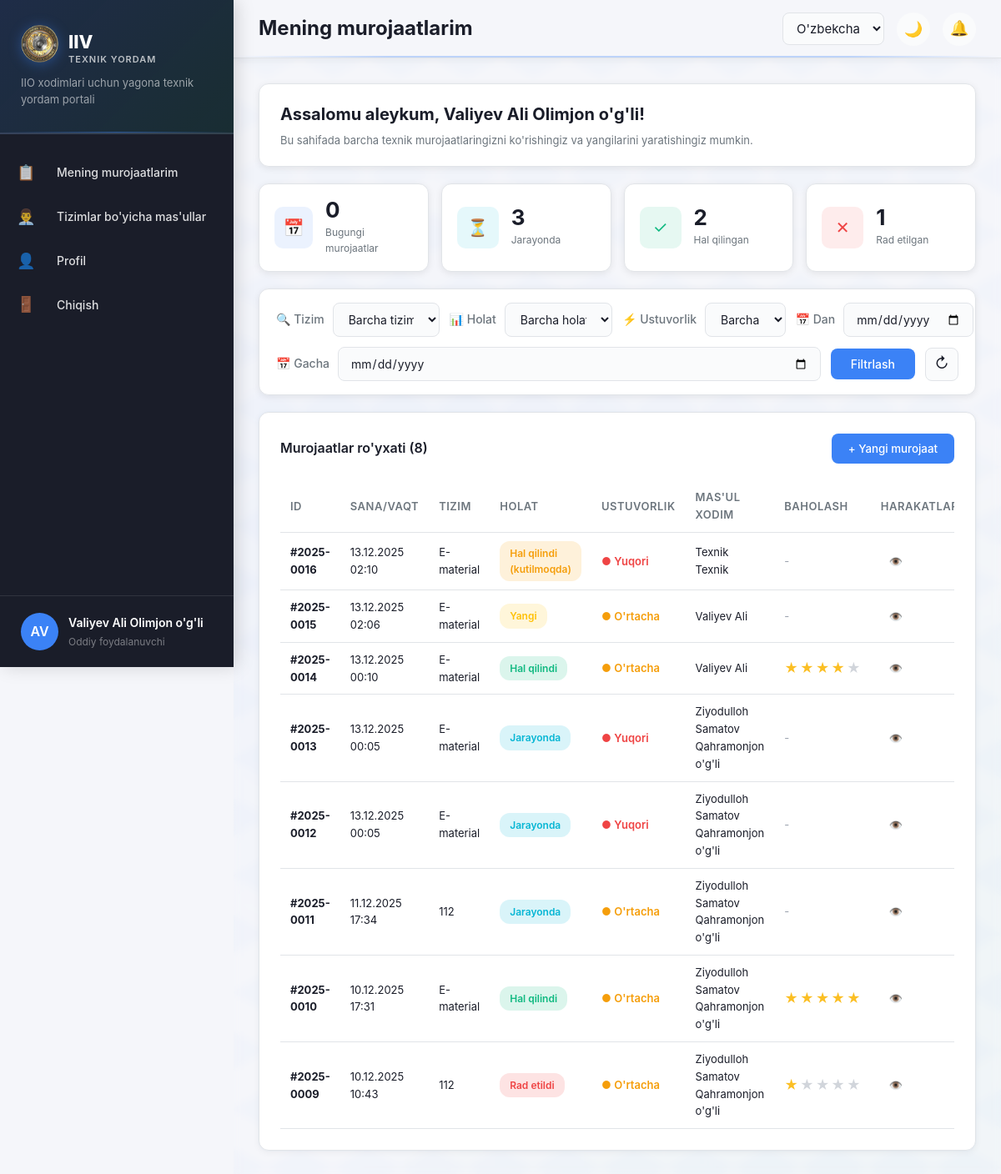
/tickets/ (signed in), run on an earlier commit of the app's database.
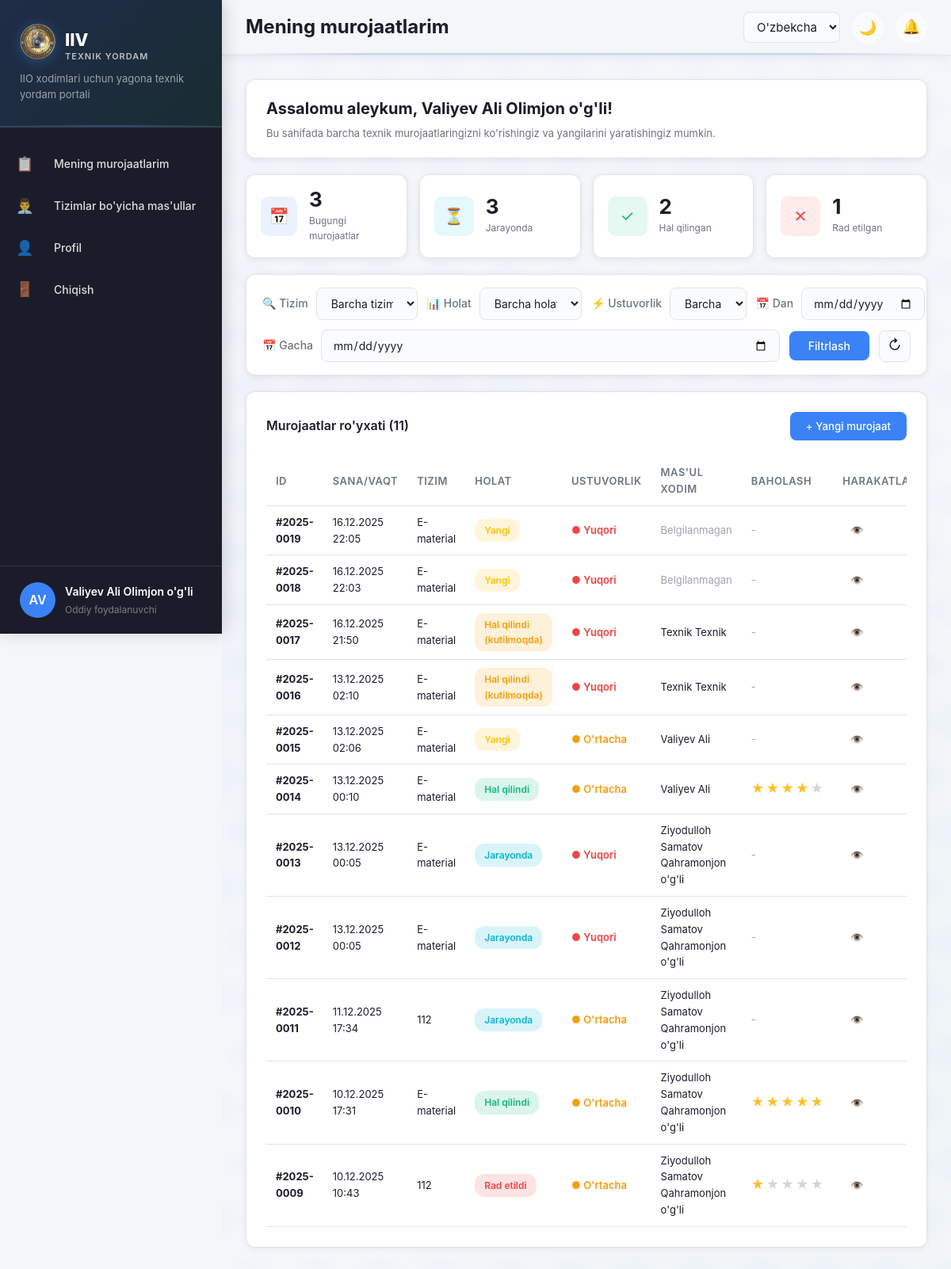
And on a later commit of the database.
### tickets/models.py (models this page shows, shortened)
class Ticket(models.Model):
    PRIORITY_CHOICES = [
        ('low', _('Oddiy')),
        ('medium', _("O'rtacha")),
        ('high', _('Yuqori')),
    ]
    STATUS_CHOICES = [
        ('new', _('Yangi')),
        ('in_progress', _('Jarayonda')),
        ('pending_approval', _('Hal qilindi (kutilmoqda)')),
        ('resolved', _('Hal qilindi')),
        ('rejected', _('Rad etildi')),
        ('reopened', _('Qayta ochildi')),
    ]
    user = models.ForeignKey(
        User,
        on_delete=models.CASCADE,
        related_name='tickets',
        verbose_name=_("Foydalanuvchi")
    )
    system = models.ForeignKey(
        System,
        on_delete=models.CASCADE,
        related_name='tickets',
        verbose_name=_("Tizim")
    )
    region = models.ForeignKey(
        Region,
        on_delete=models.CASCADE,
        related_name='tickets',
        verbose_name=_("Viloyat")
    )
    priority = models.CharField(
        max_length=10,
        choices=PRIORITY_CHOICES,
        default='medium',
        verbose_name=_("Ustuvorlik")
    )
    status = models.CharField(
        max_length=20,
        choices=STATUS_CHOICES,
        default='new',
        verbose_name=_("Holat")
    )
    description = models.TextField(verbose_name=_("Muammo ta'rifi"))
    attachment = models.FileField(
        upload_to='tickets/attachments/',
        blank=True,
        null=True,
        verbose_name=_("Fayl biriktirma")
    )
    assigned_to = models.ForeignKey(
        User,
        on_delete=models.SET_NULL,
        null=True,
        blank=True,
        related_name='assigned_tickets',
        verbose_name=_("Mas'ul xodim")
    )
    rating = models.IntegerField(
        null=True,
        blank=True,
        choices=[(i, str(i)) for i in range(1, 6)],
        verbose_name=_("Baholash")
    )
    rating_comment = models.TextField(
        blank=True,
        verbose_name=_("Baholash izohi")
    )
    assignment_type = models.CharField(
        max_length=20,
        choices=[
            ('auto', _('Avtomatik')),      # Sistem biriktirdi
            ('self', _("O'zi oldi")),      # Texnik o'zi oldi
            ('admin', _('Admin biriktirdi')) # Admin biriktirdi
        ],
        default='auto',
        verbose_name=_("Biriktirilish turi"),
        blank=True
    )
    created_at = models.DateTimeField(auto_now_add=True, verbose_name=_("Yaratilgan"))
    updated_at = models.DateTimeField(auto_now=True, verbose_name=_("O'zgartirilgan"))
    resolved_at = models.DateTimeField(null=True, blank=True, verbose_name=_("Hal qilingan vaqt"))
    class Meta:
        verbose_name = _("Murojaat")
        verbose_name_plural = _("Murojaatlar")
        ordering = ['-created_at']
    def get_ticket_number(self):
        year = self.created_at.year
        return f"#{year}-{self.pk:04d}"

### systems/models.py (models this page shows)
class System(models.Model):
    name = models.CharField(max_length=200, unique=True, verbose_name=_("Tizim nomi"))
    description = models.TextField(blank=True, verbose_name=_("Ta'rif"))
    is_active = models.BooleanField(default=True, verbose_name=_("Faol"))
    created_at = models.DateTimeField(auto_now_add=True, verbose_name=_("Yaratilgan"))
    class Meta:
        verbose_name = _("Tizim")
        verbose_name_plural = _("Tizimlar")
        ordering = ['name']
    def __str__(self):
        return self.name

### accounts/models.py (models this page shows, shortened)
class User(AbstractUser):
    ROLE_CHOICES = [
        ('user', _('Oddiy foydalanuvchi')),
        ('technician', _('Texnik xodim')),
        ('admin', _('Admin')),
        ('superadmin', _('Bosh admin')),
    ]
    LANGUAGE_CHOICES = [
        ('uz', _("O'zbekcha (Lotin)")),
        ('uz-cy', _("Ўзбекча (Кирилл)")),
        ('ru', _('Русский')),
    ]
    last_name = models.CharField(max_length=150, verbose_name=_("Familiya"))
    first_name = models.CharField(max_length=150, verbose_name=_("Ism"))
    middle_name = models.CharField(max_length=150, blank=True, verbose_name=_("Sharif"))
    region = models.ForeignKey(
        Region,
        on_delete=models.SET_NULL,
        null=True,
        blank=True,
        verbose_name=_("Viloyat")
    )
    department = models.ForeignKey(
        Department,
        on_delete=models.SET_NULL,
        null=True,
        blank=True,
        verbose_name=_("Hududiy bo'lim")
    )
    position = models.CharField(max_length=200, blank=True, verbose_name=_("Lavozim"))
    phone = models.CharField(max_length=20, blank=True, verbose_name=_("Telefon"))
    role = models.CharField(
        max_length=20,
        choices=ROLE_CHOICES,
        default='user',
        verbose_name=_("Rol")
    )
    language = models.CharField(
        max_length=10,
        choices=LANGUAGE_CHOICES,
        default='uz',
        verbose_name=_("Til")
    )
    avatar = models.ImageField(
        upload_to='avatars/',
        blank=True,
        null=True,
        verbose_name=_("Avatar")
    )
    is_active = models.BooleanField(default=True, verbose_name=_("Aktiv"))
    created_at = models.DateTimeField(auto_now_add=True, verbose_name=_("Yaratilgan"))
    updated_at = models.DateTimeField(auto_now=True, verbose_name=_("O'zgartirilgan"))
    class Meta:
        verbose_name = _("Foydalanuvchi")
        verbose_name_plural = _("Foydalanuvchilar")
        ordering = ['-created_at']
    def get_full_name(self):
        parts = [self.last_name, self.first_name]
        if self.middle_name:
            parts.append(self.middle_name)
        return ' '.join(parts)
    def is_technician(self):
        return self.role == 'technician'
    def is_admin(self):
        return self.role in ['admin', 'superadmin']
    def is_superadmin(self):
        return self.role == 'superadmin'

### tickets/views.py (the view)
# urls.py: path('', views.reports_dashboard, name='dashboard'),
@login_required
def dashboard(request):
    user = request.user
    if user.is_technician() and not user.is_admin():
        return redirect('tickets:technician_tickets')
    elif user.is_admin():
        return redirect('tickets:admin_dashboard')
    tickets = Ticket.objects.filter(user=user)
    stats = {
        'today': tickets.filter(created_at__date=timezone.now().date()).count(),
        'in_progress': tickets.filter(status='in_progress').count(),
        'resolved': tickets.filter(status='resolved').count(),
        'rejected': tickets.filter(status='rejected').count(),
    }
    filter_form = TicketFilterForm(request.GET)
    if filter_form.is_valid():
        if filter_form.cleaned_data.get('system'):
            tickets = tickets.filter(system=filter_form.cleaned_data['system'])
        if filter_form.cleaned_data.get('status'):
            tickets = tickets.filter(status=filter_form.cleaned_data['status'])
        if filter_form.cleaned_data.get('priority'):
            tickets = tickets.filter(priority=filter_form.cleaned_data['priority'])
        if filter_form.cleaned_data.get('date_from'):
            tickets = tickets.filter(created_at__date__gte=filter_form.cleaned_data['date_from'])
        if filter_form.cleaned_data.get('date_to'):
            tickets = tickets.filter(created_at__date__lte=filter_form.cleaned_data['date_to'])
    tickets = tickets.order_by('-created_at')[:50]
    all_systems = System.objects.filter(is_active=True).order_by('name')
    context = {
        'stats': stats,
        'tickets': tickets,
        'filter_form': filter_form,
        'all_systems': all_systems,
    }
    return render(request, 'tickets/dashboard.html', context)

### accounts/context_processors.py (called while the page is built, shortened)
def new_tickets_count(request):
    if not request.user.is_authenticated:
        return {'new_tickets_count': 0}
    if not request.user.is_technician():
        return {'new_tickets_count': 0}

### templates/tickets/dashboard.html (shortened to what the changed rows need)
{% extends 'base.html' %}
{% load static %}
{% load i18n %}
{% block page_title %}{% trans "Mening murojaatlarim" %}{% endblock %}
{% block content %}
<div class="welcome-card">
    <div class="welcome-content">
        <h2>{% trans "Assalomu aleykum" %}, {{ user.get_full_name }}!</h2>
    </div>
</div>
<div class="stats-grid">
    <div class="stat-card">
        <div class="stat-content">
            <div class="stat-value">{{ stats.today }}</div>
            <div class="stat-label">{% trans "Bugungi murojaatlar" %}</div>
        </div>
    </div>
</div>
<div class="card" style="margin-top: 20px;">
    <div class="card-header" style="display: flex; justify-content: space-between; align-items: center;">
        <h3 class="card-title">{% trans "Murojaatlar ro'yxati" %} ({{ tickets|length }})</h3>
        <button class="btn btn-primary" onclick="openNewTicketModal()">
            + {% trans "Yangi murojaat" %}
        </button>
    </div>
    {% if tickets %}
    <div class="table-responsive">
        <table class="table">
            <thead>
                <tr>
                    <th>ID</th>
                    <th>{% trans "Sana/Vaqt" %}</th>
                    <th>{% trans "Tizim" %}</th>
                    <th>{% trans "Holat" %}</th>
                    <th>{% trans "Ustuvorlik" %}</th>
                    <th>{% trans "Mas'ul xodim" %}</th>
                    <th>{% trans "Baholash" %}</th>
                    <th>{% trans "Harakatlar" %}</th>
                </tr>
            </thead>
            <tbody>
                {% for ticket in tickets %}
                <tr onclick="window.location='{% url 'tickets:ticket_detail' ticket.pk %}'" style="cursor: pointer;">
                    <td><strong>{{ ticket.get_ticket_number }}</strong></td>
                    <td>{{ ticket.created_at|date:"d.m.Y H:i" }}</td>
                    <td>{{ ticket.system.name }}</td>
                    <td>
                        <span class="status-badge status-{{ ticket.status }}">
                            {{ ticket.get_status_display }}
                        </span>
                    </td>
                    <td>
                        <span class="priority-badge priority-{{ ticket.priority }}">
                            ● {{ ticket.get_priority_display }}
                        </span>
                    </td>
                    <td>
                        {% if ticket.assigned_to %}
                            {{ ticket.assigned_to.get_full_name }}
                        {% else %}
                            <span style="color: var(--text-muted);">{% trans "Belgilanmagan" %}</span>
                        {% endif %}
                    </td>
                    <td>
                        {% if ticket.rating %}
                            <div class="rating-stars">
                                {% for i in "12345" %}
                                    <span class="star {% if forloop.counter <= ticket.rating %}filled{% endif %}">★</span>
                                {% endfor %}
                            </div>
                        {% else %}
                            <span style="color: var(--text-muted);">-</span>
                        {% endif %}
                    </td>
                    <td onclick="event.stopPropagation();">
                        <a href="{% url 'tickets:ticket_detail' ticket.pk %}" class="btn-icon" title="{% trans 'Ko\'rish' %}">
                            👁️
                        </a>
                    </td>
                </tr>
                {% endfor %}
            </tbody>
        </table>
    </div>
    {% else %}
    <div class="empty-state">
        <div class="empty-icon">📋</div>
        <h3>{% trans "Murojaatlar topilmadi" %}</h3>
        <p>{% trans "Hali birorta murojaat yubormadingiz." %}</p>
    </div>
    {% endif %}
</div>
{% endblock %}

What changed in the data, as far as the page shows it:
added Ticket: get_ticket_number "#2025-0019", created_at "16.12.2025 22:05", system.name "E-material", status "Yangi", priority "Yuqori"
added Ticket: get_ticket_number "#2025-0018", created_at "16.12.2025 22:03", system.name "E-material", status "Yangi", priority "Yuqori"
added Ticket: get_ticket_number "#2025-0017", created_at "16.12.2025 21:50", system.name "E-material", status "Hal qilindi (kutilmoqda)", priority "Yuqori", assigned_to.get_full_name "Texnik Texnik"
Also different on the page:
{{ stats.today }}: "0" → "3"
{{ tickets|length }}: "8" → "11"
